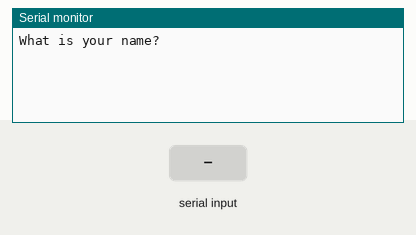
This sketch was run on a simulated Arduino Uno, built with avr-gcc and run on an emulated ATmega328P. On the bench: the last lines printed to the serial monitor. Inputs (shaded band) come from the test bench.

Above: at 1.2 s.
1.3 s: "90,45\n" received over Serial
At 3.5 s:
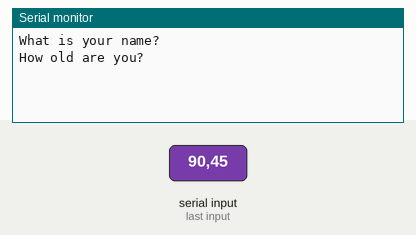
3.8 s: "30,150\n" received over Serial
At 4.7 s:
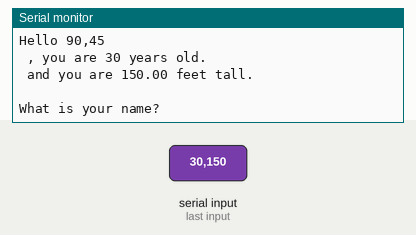
5.3 s: "0\n" received over Serial
At 5.9 s:
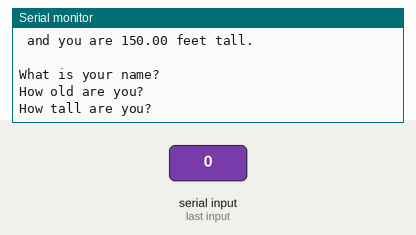

Measured:
- after the input at 1.3 s, the serial monitor: prints a new line after 1.0 s (image 1)
- after the input at 3.8 s, the serial monitor: prints a new line at once (image 2)

The sketch:

serialExamples.ino
```cpp
String myName;   //declare a string variable to hold name
int age;         //declare int variable for age
float height;     //declare float variable to hold your height


void setup() {
  // put your setup code here, to run once:
  Serial.begin(9600);     //turning on serial port at 9600 baud

}

void loop() {
  // put your main code here, to run repeatedly:
  Serial.println("What is your name?");     //prompt the user for his/her name
  while (Serial.available()==0) {
    }     //waiting for user input
  myName = Serial.readString();          //reading the string the user inputs

   Serial.println("How old are you?");     //prompt the user for his/her age
  while (Serial.available()==0) {
    }     //waiting for user input
  age = Serial.parseInt();          //reading the string the user inputs

   Serial.println("How tall are you?");     //prompt the user for height measurement
  while (Serial.available()==0) {
    }     //waiting for user input
  height = Serial.parseFloat();          //reading the string the user inputs
   Serial.println(" ");

  Serial.print("Hello ");        //produce nicelly formatted output
  Serial.print(myName);
  Serial.print(" , you are ");
  Serial.print(age);
  Serial.println(" years old.");
  Serial.print(" and you are ");
  Serial.print(height);
  Serial.println(" feet tall.");
  Serial.println(" ");

}
```
